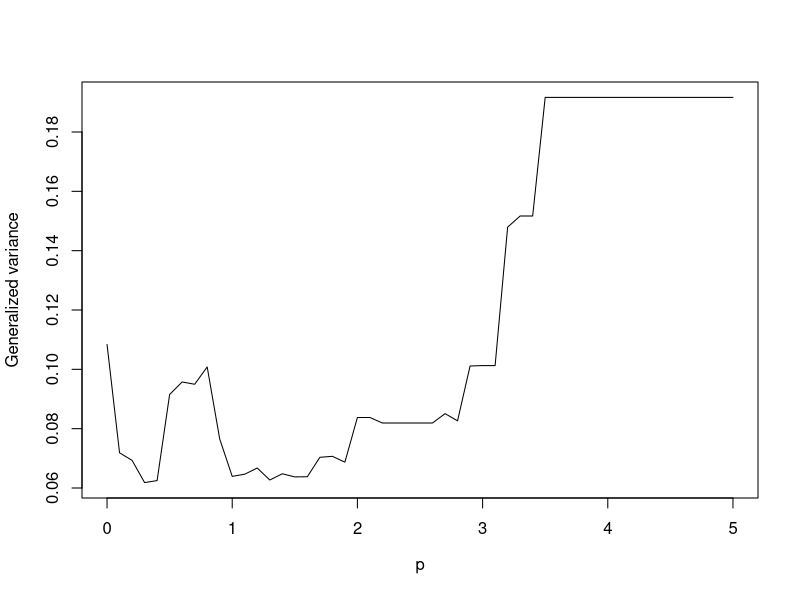
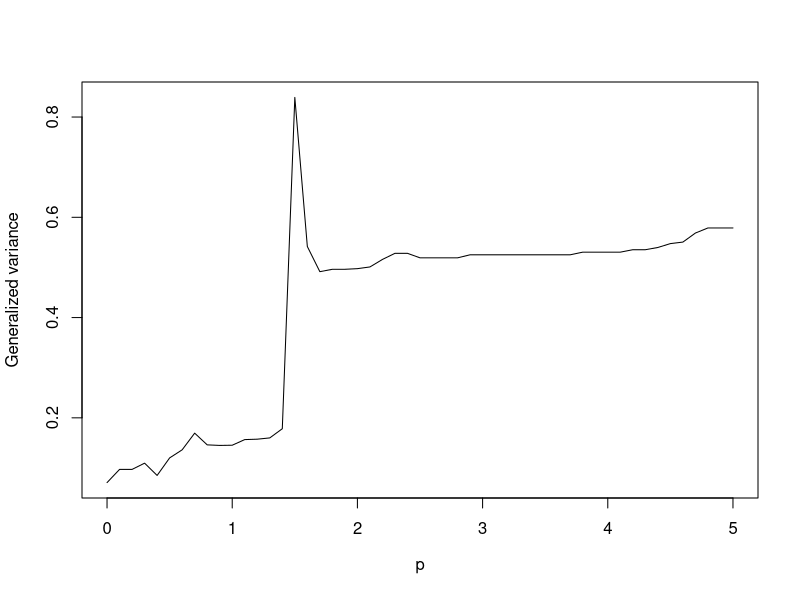
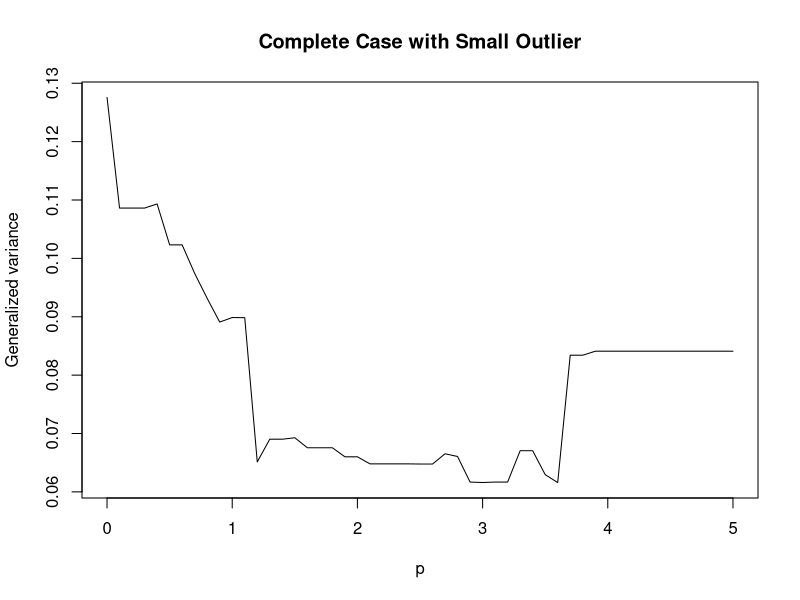
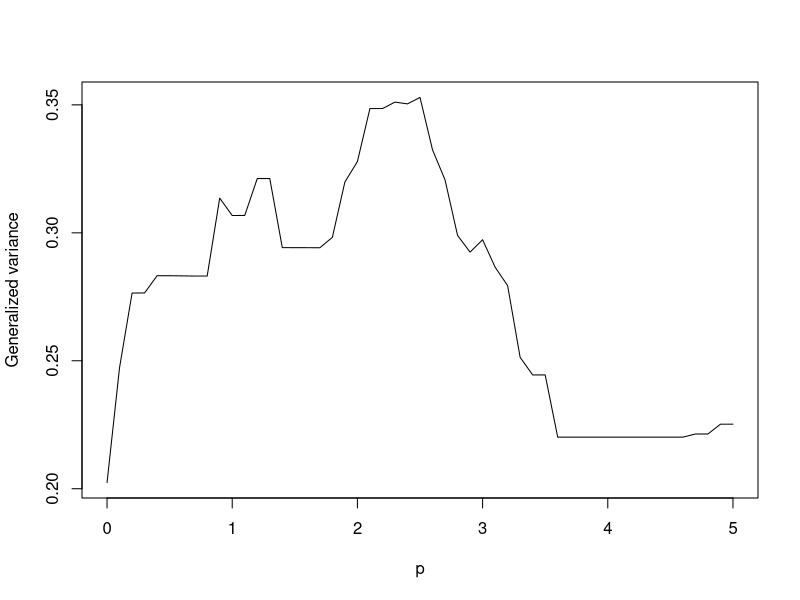
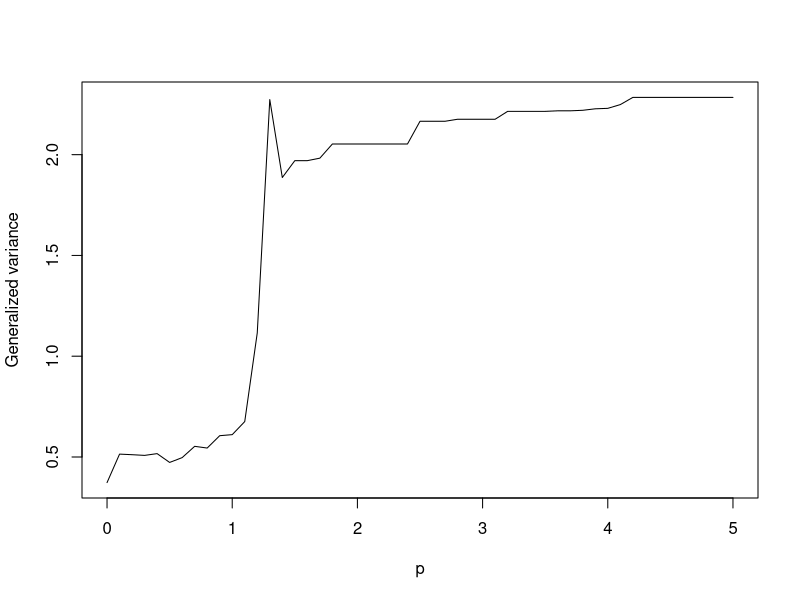
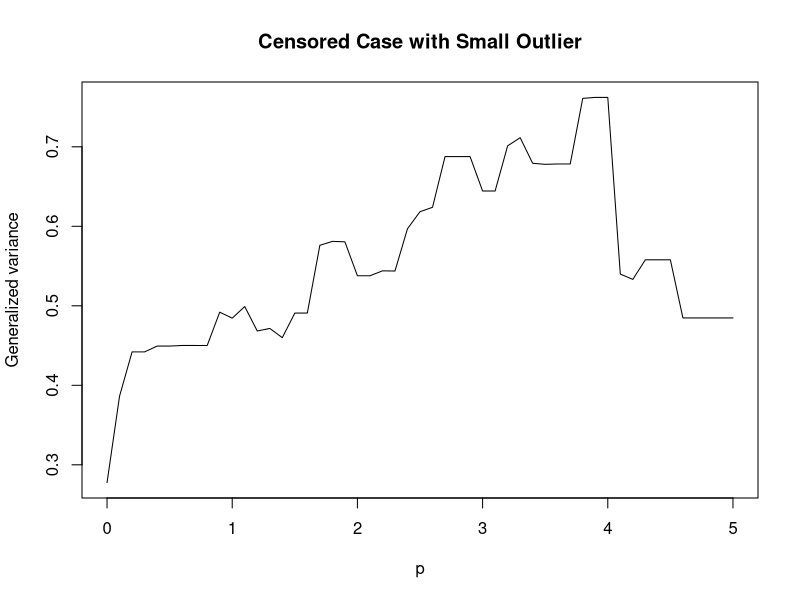
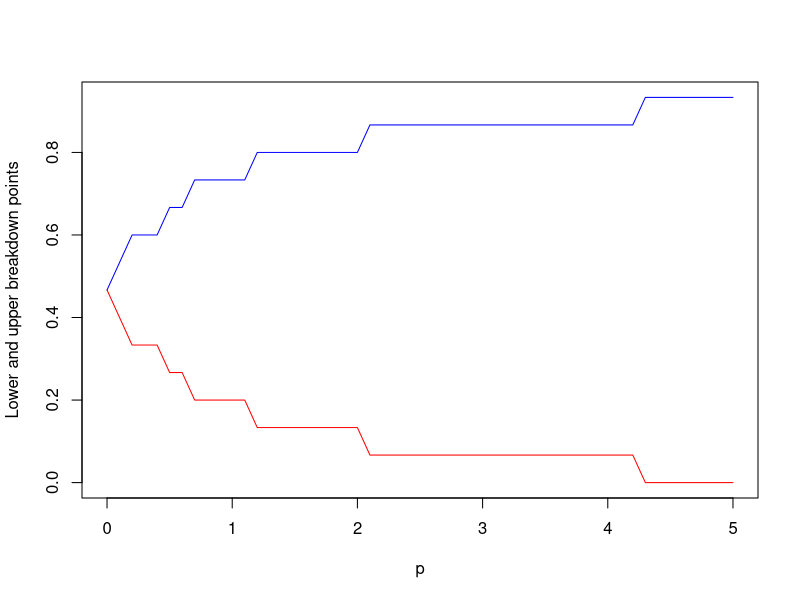
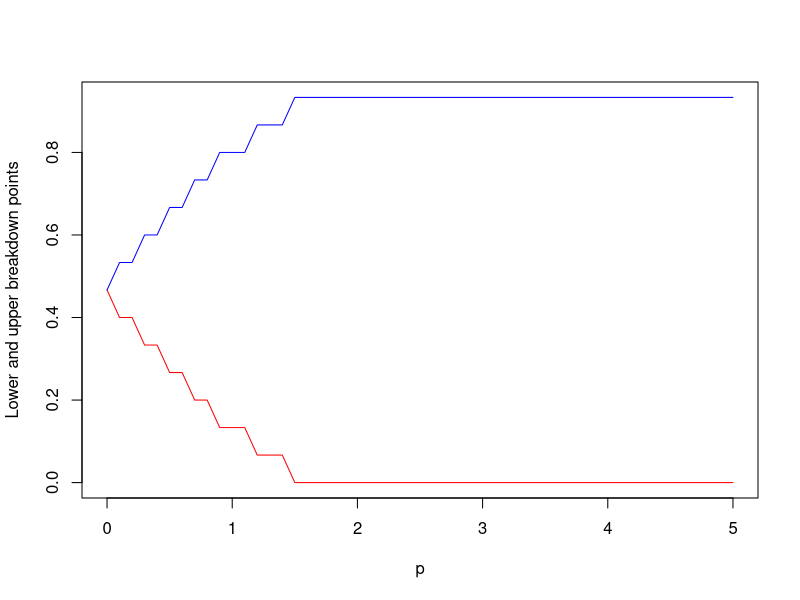

R code for these plots, in order:
# -------------------------------------------
# code1: functions
# -------------------------------------------

# -------------------------------------------
# weighted median 
# -------------------------------------------
weighted.median <- function(x, w, interpolation=0.5) { 
  # Preparation
  if (missing(w)) w = rep(1L,length(x))
  if (length(w) != length(x)) stop("'x' and 'w' must have the same length")
  
  x = as.double(as.vector(x))
  w = as.double(as.vector(w))
  ok= complete.cases(x,w); x=x[ok]; w=w[ok]
  
  stopifnot(all(w >= 0))
  if(all(w <= 0)) stop("All weights are zero", call.=FALSE)
  
  orderx = order(x)
  x = x[orderx]
  w = w[orderx] / sum(w)
  Fn = cumsum(w)
  tiny = sqrt(.Machine$double.eps)
  
  # Main part
  if ( all( abs(Fn-0.5)>tiny ) ) {  # any values of Fn is not 1/2.
    k = sum( Fn < 0.5 )
    return( x[k+1] )
  } else {
    k = which.min ( signif(abs(Fn-0.5),digits=12) ) # Find k with Fn=0.5
    if (w[k+1] < tiny) {   # check if w[k+1] == 0 
      return( x[k+1] )
    } else {
      return( (1-interpolation)*x[k] + interpolation*x[k+1] )
    }
  }
}


# -----------------------------------------------
# power weighted repeated median
# -----------------------------------------------
Repeated.W.Median <- function (x,y, weight=TRUE, power=p) {
  n = length(x)
  dx = outer(x,x,"-"); dy = outer(y,y,"-");
  slope1 = dy/dx   #(yi-yj)/(xi-xj)
  weight1 = abs(dx)^power 
  slope2  = matrix( t(slope1)[lower.tri(slope1)  |upper.tri(slope1) ], byrow=TRUE, nrow=n)
  weight2 = matrix( t(weight1)[lower.tri(weight1)|upper.tri(weight1)], byrow=TRUE, nrow=n)
  tmp = numeric(n)
  if (weight) { 
    for ( j in 1L:n ) tmp[j] = weighted.median(slope2[j,], w=weight2[j,] )
  } else {
    for ( j in 1L:n ) tmp[j] = median(slope2[j,])
  }
  slope = median(tmp)
  intercept = median(y-slope*x)
  return(c(intercept,slope))
}

# -------------------------------------------
# MSE fn
# -------------------------------------------
#x is lambda, y is mu

MSE.gen = function(x,y, mux=lambda, muy=mu) {
  N = length(x)
  a11 = sum( (x-mux)^2 )
  a22 = sum( (y-muy)^2 )
  a12 = sum( (x-mux)*(y-muy) )
  S = 1/N * matrix( c(a11,a12,a12,a22), nrow=2)
  det(S)
}


# -------------------------------------------
# Pars estimate from LOOCV
# -------------------------------------------
##1-Complete case
##calculate generalized variance with given p value

loocv_params1 <- function(x, lambda=0.038, mu=4.291, p) {
  n <- length(x)
  lambda_est <- numeric(n)
  mu_est <- numeric(n)
  m <- (n-1)
  pi1<-rep(0,m)
  for(j in 1:m){
    if(m<=10){
      pi1[j]<-(j-3/8)/(m+0.25)
    }
    else{
      pi1[j]<-(j-0.5)/m
    }
  }
  pi <- sqrt(-log(1-pi1))
  y1 <- pi[1:m]
  
  for (i in 1:n) {
    # delete the i-th observation
    train_set <- x[-i]
    x1 <- sort(train_set)
    # estimate pars with the train_set
    pars_train <- Repeated.W.Median(x1, y1, weight=TRUE, power=p)
    lambda_est[i] <- pars_train[1]
    mu_est[i] <- pars_train[2]
  }
  ans <- MSE.gen (x=lambda_est, y=mu_est, mux=lambda, muy=mu)
  return(ans)
}

##2-Complete case with extreme large outlier: delta=max{xi}+4*sigma
##calculate generalized variance with given p value
loocv_params2 <- function(x, lambda=0.038, mu=4.291, p) {
  n <- length(x)
  lambda_est <- numeric(n)
  mu_est <- numeric(n)
  order_sample <- sort(x)
  delta <- order_sample[n]+4*(sd(x))
  new_sample <- replace(x, 1, delta)
  m <- (n-1)
  pi1<-rep(0,m)
  for(j in 1:m){
    if(m<=10){
      pi1[j]<-(j-3/8)/(m+0.25)
    }
    else{
      pi1[j]<-(j-0.5)/m
    }
  }
  pi <- sqrt(-log(1-pi1))
  y1 <- pi[1:m]
  
  for (i in 1:n) {
    train_set <- new_sample[-i]
    x1 <- sort(train_set)
    pars_train <- Repeated.W.Median(x1, y1, weight=TRUE, power=p)
    lambda_est[i] <- pars_train[1]
    mu_est[i] <- pars_train[2]
  }
  ans <- MSE.gen (x=lambda_est, y=mu_est, mux=lambda, muy=mu)
  return(ans)
}

##3-Complete case with extreme small outlier01: delta=mu+0.05
##calculate generalized variance with given p value
loocv_params3 <- function(x, lambda=0.038, mu=4.291, p) {
  n <- length(x)
  lambda_est <- numeric(n)
  mu_est <- numeric(n)
  order_sample <- sort(x)
  delta <- mu+0.05
  new_sample <- replace(x, 1, delta)
  m <- (n-1)
  pi1<-rep(0,m)
  for(j in 1:m){
    if(m<=10){
      pi1[j]<-(j-3/8)/(m+0.25)
    }
    else{
      pi1[j]<-(j-0.5)/m
    }
  }
  pi <- sqrt(-log(1-pi1))
  y1 <- pi[1:m]
  
  for (i in 1:n) {
    train_set <- new_sample[-i]
    x1 <- sort(train_set)
    pars_train <- Repeated.W.Median(x1, y1, weight=TRUE, power=p)
    lambda_est[i] <- pars_train[1]
    mu_est[i] <- pars_train[2]
  }
  ans <- MSE.gen (x=lambda_est, y=mu_est, mux=lambda, muy=mu)
  return(ans)
}

##4-Complete case with extreme small outlier02: compare (mu+0.05) and outlier from left shifting 
##calculate generalized variance with given p value
loocv_params4 <- function(x, lambda, mu, p) {
  n <- length(x)
  lambda_est <- numeric(n)
  mu_est <- numeric(n)
  order_sample <- sort(x)
  left_outlier <- order_sample[1]-4*(sd(x))
  if(left_outlier>mu){
    delta<- min(left_outlier, mu+0.05)
  }else{
    delta <- (mu+0.05)
  }
  new_sample <- replace(x, 1, delta)
  m <- (n-1)
  pi1<-rep(0,m)
  for(j in 1:m){
    if(m<=10){
      pi1[j]<-(j-3/8)/(m+0.25)
    }
    else{
      pi1[j]<-(j-0.5)/m
    }
  }
  pi <- sqrt(-log(1-pi1))
  y1 <- pi[1:m]
  
  for (i in 1:n) {
    train_set <- new_sample[-i]
    x1 <- sort(train_set)
    pars_train <- Repeated.W.Median(x1, y1, weight=TRUE, power=p)
    lambda_est[i] <- pars_train[1]
    mu_est[i] <- pars_train[2]
  }
  ans <- MSE.gen (x=lambda_est, y=mu_est, mux=lambda, muy=mu)
  return(ans)
}

##For p=0(0.1)5, calculate generalized variance"Complete Case for Rayleigh"
VAR.gen1 <- function(sample, lambda=0.038, mu=4.291, a=0, b=5, deltax=0.1) {
  n <- (b-a)/deltax
  var_est <- numeric(n)
  p <- numeric(n+1)
  for (i in 1:(n+1)) {
    p[i] <- a+deltax*(i-1)
    var_est[i] <- loocv_params1(sample, lambda, mu, p[i])
  }
  ans <- var_est
}


##For p=0(0.1)5, calculate generalized variance"Complete Case with Large Outlier"
VAR.gen2 <- function(sample, lambda, mu, a=0, b=5, deltax=0.1) {
  n <- (b-a)/deltax
  var_est <- numeric(n)
  p <- numeric(n+1)
  for (i in 1:(n+1)) {
    p[i] <- a+deltax*(i-1)
    var_est[i] <- loocv_params2(sample, lambda, mu, p[i])
  }
  ans <- var_est
}


##For p=0(0.1)5, calculate generalized variance"Complete Case with Small Outlier"
VAR.gen3 <- function(sample, lambda=0.038, mu=4.291, a=0, b=5, deltax=0.1)  {
  n <- (b-a)/deltax
  var_est <- numeric(n)
  p <- numeric(n+1)
  for (i in 1:(n+1)) {
    p[i] <- a+deltax*(i-1)
    ##for small outlier, choose fn loocv_params3 or loocv_params4
    var_est[i] <- loocv_params3(sample, lambda, mu, p[i])
  }
  ans <- var_est
}

##For p=0(0.1)5, calculate generalized variance"Censored Case for Rayleigh"
VAR.gen4 <- function(sample, lambda=0.038, mu=4.291, a=0, b=5, deltax=0.1) {
  n <- (b-a)/deltax
  var_est <- numeric(n)
  p <- numeric(n+1)
  for (i in 1:(n+1)) {
    p[i] <- a+deltax*(i-1)
    var_est[i] <- loocv_params1(sample, lambda, mu, p[i])
  }
  ans <- var_est
}


##For p=0(0.1)5, calculate generalized variance"Censored Case with Large Outlier"
VAR.gen5 <- function(sample, lambda=0.038, mu=4.291, a=0, b=5, deltax=0.1) {
  n <- (b-a)/deltax
  var_est <- numeric(n)
  p <- numeric(n+1)
  for (i in 1:(n+1)) {
    p[i] <- a+deltax*(i-1)
    var_est[i] <- loocv_params2(sample, lambda, mu, p[i])
  }
  ans <- var_est
}


##For p=0(0.1)5, calculate generalized variance"Censored Case with Small Outlier"
VAR.gen6 <- function(sample, lambda=0.038, mu=4.291, a=0, b=5, deltax=0.1) {
  n <- (b-a)/deltax
  var_est <- numeric(n)
  p <- numeric(n+1)
  for (i in 1:(n+1)) {
    p[i] <- a+deltax*(i-1)
    var_est[i] <- loocv_params3(sample, lambda, mu, p[i])
  }
  ans <- var_est
}

##Lower and upper breakdown point
RM.breakdown.point <- function(x, power) {
  x = sort(x)
  n = length(x)
  dx = outer(x,x,"-");
  weight1 = abs(dx)^power 
  weight2 = matrix( t(weight1)[lower.tri(weight1)|upper.tri(weight1)], byrow=TRUE, nrow=n)
  WU = t( apply(weight2, 1, sort) ) 
  WL = t( apply(weight2, 1, sort, decreasing=TRUE) )
  BU = numeric(n)  # Breakdown (Upper)
  BL = numeric(n)  # Breakdown (Lower)
  for ( i in seq_len(n) ) {   
    BU[i] = sum( cumsum(WU[i,])/sum(WU[i,]) < 0.5 )
    BL[i] = sum( cumsum(WL[i,])/sum(WL[i,]) < 0.5 )
  }
  return(list(lower=min(BL)/(n-1), upper=max(BU)/(n-1)))
}


# --------------------------------------------------------------
# code2 for figures 5-8: G.V. from LOOCV
# --------------------------------------------------------------
# Figs 5(a), 6(a), 7(a) and 8(a)

sample <- c(6.96,9.30,6.96,7.24,9.30,4.9,8.42,6.05,10.18,6.82,8.58,7.77,11.94,11.25,12.94,12.94)
lambda=0.038
mu=4.291

##p=0(0.1)5: "Complete Case for Rayleigh"
##calculate generalized variance and plot
y1 <- VAR.gen1(sample, lambda=0.038, mu=4.291, a=0, b=5, deltax=0.1)
plot(x=seq(0,5,by=0.1), y1, type="l", xlab=expression("p"),ylab="Generalized variance")
#plot(x=seq(0,5,by=0.1), y1, type="l", xlab=expression("p"),ylab="Generalized variance", main="Complete data")

##p=0(0.1)5: "Complete Case with Large Outlier"
##calculate generalized variance and plot
y2 <- VAR.gen2(sample, lambda=0.038, mu=4.291, a=0, b=5, deltax=0.1)
plot(x=seq(0,5,by=0.1), y2, type="l", xlab=expression("p"),ylab="Generalized variance")
#plot(x=seq(0,5,by=0.1), y2, type="l", xlab=expression("p"),ylab="Generalized variance", main="Complete data with contamination")

##p=0(0.1)5: "Complete Case with Small Outlier"
##calculate generalized variance and plot
y3 <- VAR.gen3(sample, lambda=0.038, mu=4.291, a=0, b=5, deltax=0.1)
plot(x=seq(0,5,by=0.1), y3, type="l", xlab="p",ylab="Generalized variance", main="Complete Case with Small Outlier")

##generate Type II censored sample: r=14 out of n=16, (1-14/16)=12.5% observations censored
order_samp <- sort(sample)
cens_samp <- order_samp[1:14]

##p=0(0.1)5: "Censored Case for Rayleigh"
##calculate generalized variance and plot
y4 <- VAR.gen4(cens_samp, lambda=0.038, mu=4.291, a=0, b=5, deltax=0.1) 
#plot(x=seq(0,5,by=0.1), y4, type="l", xlab="p",ylab="Generalized variance", main="Censored Case for Rayleigh")
plot(x=seq(0,5,by=0.1), y4, type="l", xlab="p",ylab="Generalized variance")


##p=0(0.1)5: "Censored Case with Large Outlier"
##calculate generalized variance and plot
y5 <- VAR.gen5(cens_samp, lambda=0.038, mu=4.291, a=0, b=5, deltax=0.1) 
#plot(x=seq(0,5,by=0.1), y5, type="l", xlab="p",ylab="Generalized variance", main="Censored Case with Large Outlier")
plot(x=seq(0,5,by=0.1), y5, type="l", xlab="p",ylab="Generalized variance")


##p=0(0.1)5: "Censored Case with Small Outlier"
##calculate generalized variance and plot
y6 <- VAR.gen6(cens_samp, lambda=0.038, mu=4.291, a=0, b=5, deltax=0.1) 
plot(x=seq(0,5,by=0.1), y6, type="l", xlab="p",ylab="Generalized variance", main="Censored Case with Small Outlier")


# --------------------------------------------------------------
# code3 for figures 5-8: Lower and upper breakdown pts
# --------------------------------------------------------------
# Figs 5(b), 6(b), 7(b) and 8(b)

##p=0(0.1)5: calculate lower and upper breakdown point
Lower.Upper.bound <- function(sample, a=0, b=5, deltax=0.1) {
  n <- (b-a)/deltax
  bound_est <- list()
  Lowerbound_est <- numeric(n)
  Upperbound_est <- numeric(n)
  p <- numeric(n+1)
  for (i in 1:(n+1)) {
    p[i] <- a+deltax*(i-1)
    bound_est <- RM.breakdown.point(x=sample, power=p[i])
    Lowerbound_est[i] <- bound_est$lower
    Upperbound_est[i] <- bound_est$upper
  }
  ans <- data.frame(Lowerbound_est, Upperbound_est)
  names(ans) <- c("Lowerbound", "Upperbound")
  return(ans)
}

##complete sample
sample <- c(6.96,9.30,6.96,7.24,9.30,4.9,8.42,6.05,10.18,6.82,8.58,7.77,11.94,11.25,12.94,12.94)

##(1) p=0(0.1)5: "Complete Case for Rayleigh"
##calculate lower and upper breakdown points and plot
y01 <- Lower.Upper.bound(sample, a=0, b=5, deltax=0.1)
y11 <- y01$Lowerbound
y21 <- y01$Upperbound
#plot(x=seq(0,5,by=0.1), y11, col="red", type="l", ylim = range(c(y11, y21)), xlab="p",ylab="Lower and upper breakdown points", main="Complete Case for Rayleigh")
#lines(x=seq(0,5,by=0.1), y21, col="blue", type="l")

plot(x=seq(0,5,by=0.1), y11, col="red", type="l", ylim = range(c(y11, y21)), xlab="p",ylab="Lower and upper breakdown points")
lines(x=seq(0,5,by=0.1), y21, col="blue", type="l")

##(2) p=0(0.1)5: "Complete Case with Large Outlier"
## large outlier generated by 4*sigma shifting
sample <- c(6.96,9.30,6.96,7.24,9.30,4.9,8.42,6.05,10.18,6.82,8.58,7.77,11.94,11.25,12.94,12.94)
n <- length(sample)
order_samp <- sort(sample)
delta2 <- order_samp[n]+4*(sd(sample))
sample2 <- replace(sample, 1, delta2)
##calculate lower and upper breakdown points and plot
y02 <- Lower.Upper.bound(sample2, a=0, b=5, deltax=0.1)
y12 <- y02$Lowerbound
y22 <- y02$Upperbound
#plot(x=seq(0,5,by=0.1), y12, col="red", type="l", ylim = range(c(y12, y22)), xlab="p",ylab="Lower and upper breakdown points", main="Complete Case with Large Outlier")
#lines(x=seq(0,5,by=0.1), y22, col="blue", type="l")
plot(x=seq(0,5,by=0.1), y12, col="red", type="l", ylim = range(c(y12, y22)), xlab="p",ylab="Lower and upper breakdown points")
lines(x=seq(0,5,by=0.1), y22, col="blue", type="l")


##(3) p=0(0.1)5: "Complete Case with Small Outlier"
## small outlier replaced by (mu+0.05)
mu <- 4.291
delta3 <- (mu+0.05)
sample3 <- replace(sample, 1, delta3)
##calculate lower and upper breakdown points and plot
y03 <- Lower.Upper.bound(sample3, a=0, b=5, deltax=0.1)
y13 <- y03$Lowerbound
y23 <- y03$Upperbound
plot(x=seq(0,5,by=0.1), y13, col="red", type="l", ylim = range(c(y13, y23)), xlab="p",ylab="Lower and upper breakdown points", main="Complete Case with Small Outlier")
lines(x=seq(0,5,by=0.1), y23, col="blue", type="l")

##generate Type II censored sample: r=14 out of n=16, 20% observations censored
sample <- c(6.96,9.30,6.96,7.24,9.30,4.9,8.42,6.05,10.18,6.82,8.58,7.77,11.94,11.25,12.94,12.94)
n <- 16
r <- 14
order_samp <- sort(sample)
cens_samp <- order_samp[1:r]

##(4) p=0(0.1)5: "Censored Case for Rayleigh"
##calculate lower and upper breakdown points and plot
y04 <- Lower.Upper.bound(cens_samp, a=0, b=5, deltax=0.1)
y14 <- y04$Lowerbound
y24 <- y04$Upperbound
#plot(x=seq(0,5,by=0.1), y14, col="red", type="l", ylim = range(c(y14, y24)), xlab="p",ylab="Lower and upper breakdown points", main="Censored Case for Rayleigh")
#lines(x=seq(0,5,by=0.1), y24, col="blue", type="l")
plot(x=seq(0,5,by=0.1), y14, col="red", type="l", ylim = range(c(y14, y24)), xlab="p",ylab="Lower and upper breakdown points")
lines(x=seq(0,5,by=0.1), y24, col="blue", type="l")


##(5) p=0(0.1)5: "Censored Case with Large Outlier"
## large outlier generated by 4*sigma shifting
delta5 <- order_samp[n]+4*(sd(sample))
sample5 <- replace(cens_samp, 1, delta5)
##calculate lower and upper breakdown points and plot
y05 <- Lower.Upper.bound(sample5, a=0, b=5, deltax=0.1)
y15 <- y05$Lowerbound
y25 <- y05$Upperbound
plot(x=seq(0,5,by=0.1), y15, col="red", type="l", ylim = range(c(y15, y25)), xlab="p",ylab="Lower and upper breakdown points")
lines(x=seq(0,5,by=0.1), y25, col="blue", type="l")
#plot(x=seq(0,5,by=0.1), y15, col="red", type="l", ylim = range(c(y15, y25)), xlab="p",ylab="Lower and upper breakdown points", main="Censored Case with Large Outlier")
#lines(x=seq(0,5,by=0.1), y25, col="blue", type="l")

##(6) p=0(0.1)5: "Censored Case with Small Outlier"
## small outlier replaced by (mu+0.05)
mu <- 4.291
delta6 <- (mu+0.05)
sample6 <- replace(cens_samp, 1, delta6)
##calculate lower and upper breakdown points and plot
y06 <- Lower.Upper.bound(sample6, a=0, b=5, deltax=0.1)
y16 <- y06$Lowerbound
y26 <- y06$Upperbound
plot(x=seq(0,5,by=0.1), y16, col="red", type="l", ylim = range(c(y16, y26)), xlab="p",ylab="Lower and upper breakdown points", main="Censored Case with Small Outlier")
lines(x=seq(0,5,by=0.1), y26, col="blue", type="l")


# -------------------------------------------
# code0: ks.test for real data
# -------------------------------------------
#pdf of two parameter Rayleigh distribution
rayleigh_pdf <- function(x, mu, lambda) {
  2*lambda*(x-mu)*exp(-lambda* (x-mu)^2)
}

# Kolmogorov-Smirnov test
# ks.test_result <- ks.test(data, "p", fun = rayleigh_cdf)
data <- c(6.96, 9.30, 6.96, 7.24, 9.30, 4.9, 8.42, 6.05, 10.18, 6.82, 8.58, 7.77, 11.94, 11.25, 12.94, 12.94)
ks.test_result <- ks.test(data, "rayleigh_pdf", 4.291, 0.038)
print(ks.test_result)

##alternative method to provide data followed by two parameter Rayleigh distribution
rray.twopar <- function(n, lambda, mu)  
{
  set.seed(123)
  u <- runif(n, min=0, max=1)
  x <- mu+sqrt(-1/lambda*log(1-u))
  return(x)
}

x1 <- c(6.96,9.30,6.96,7.24,9.30,4.9,8.42,6.05,10.18,6.82,8.58,7.77,11.94,11.25,12.94,12.94)
n1 <- length(x1)
x2 <- rray.twopar(n1,0.03792208,4.29057239)
ks.test(x1,x2)




